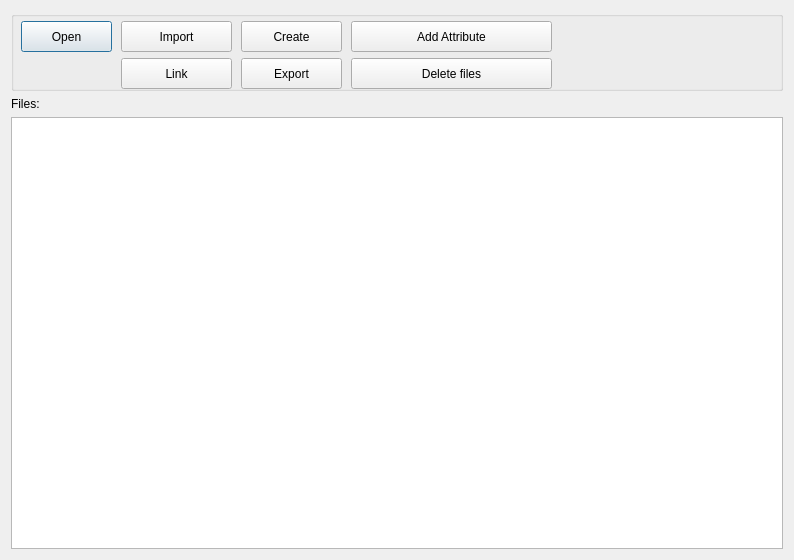
<?xml version="1.0" encoding="UTF-8"?>
<ui version="4.0">
 <class>Dialog_manage_files</class>
 <widget class="QDialog" name="Dialog_manage_files">
  <property name="geometry">
   <rect>
    <x>0</x>
    <y>0</y>
    <width>794</width>
    <height>560</height>
   </rect>
  </property>
  <property name="windowTitle">
   <string>Files</string>
  </property>
  <layout class="QGridLayout" name="gridLayout">
   <item row="3" column="0">
    <widget class="QTableWidget" name="tableWidget"/>
   </item>
   <item row="1" column="0">
    <widget class="QGroupBox" name="groupBox">
     <property name="minimumSize">
      <size>
       <width>0</width>
       <height>80</height>
      </size>
     </property>
     <property name="maximumSize">
      <size>
       <width>16777215</width>
       <height>80</height>
      </size>
     </property>
     <property name="title">
      <string/>
     </property>
     <widget class="QPushButton" name="pushButton_view">
      <property name="geometry">
       <rect>
        <x>10</x>
        <y>10</y>
        <width>91</width>
        <height>31</height>
       </rect>
      </property>
      <property name="text">
       <string>Open</string>
      </property>
     </widget>
     <widget class="QPushButton" name="pushButton_create">
      <property name="geometry">
       <rect>
        <x>230</x>
        <y>10</y>
        <width>101</width>
        <height>31</height>
       </rect>
      </property>
      <property name="toolTip">
       <string>&lt;html&gt;&lt;head/&gt;&lt;body&gt;&lt;p&gt;Create a text file&lt;/p&gt;&lt;/body&gt;&lt;/html&gt;</string>
      </property>
      <property name="text">
       <string>Create</string>
      </property>
     </widget>
     <widget class="QPushButton" name="pushButton_export">
      <property name="geometry">
       <rect>
        <x>230</x>
        <y>47</y>
        <width>101</width>
        <height>31</height>
       </rect>
      </property>
      <property name="toolTip">
       <string>&lt;html&gt;&lt;head/&gt;&lt;body&gt;&lt;p&gt;&lt;br/&gt;&lt;/p&gt;&lt;/body&gt;&lt;/html&gt;</string>
      </property>
      <property name="text">
       <string>Export</string>
      </property>
     </widget>
     <widget class="QPushButton" name="pushButton_delete">
      <property name="geometry">
       <rect>
        <x>340</x>
        <y>47</y>
        <width>201</width>
        <height>31</height>
       </rect>
      </property>
      <property name="toolTip">
       <string>&lt;html&gt;&lt;head/&gt;&lt;body&gt;&lt;p&gt;Select files to delete.&lt;/p&gt;&lt;/body&gt;&lt;/html&gt;</string>
      </property>
      <property name="text">
       <string>Delete files</string>
      </property>
     </widget>
     <widget class="QPushButton" name="pushButton_import">
      <property name="geometry">
       <rect>
        <x>110</x>
        <y>10</y>
        <width>111</width>
        <height>31</height>
       </rect>
      </property>
      <property name="toolTip">
       <string>&lt;html&gt;&lt;head/&gt;&lt;body&gt;&lt;p&gt;Import file into project folder&lt;/p&gt;&lt;/body&gt;&lt;/html&gt;</string>
      </property>
      <property name="text">
       <string>Import</string>
      </property>
     </widget>
     <widget class="QPushButton" name="pushButton_add_attribute">
      <property name="geometry">
       <rect>
        <x>340</x>
        <y>10</y>
        <width>201</width>
        <height>31</height>
       </rect>
      </property>
      <property name="text">
       <string>Add Attribute</string>
      </property>
     </widget>
     <widget class="QPushButton" name="pushButton_link">
      <property name="geometry">
       <rect>
        <x>110</x>
        <y>47</y>
        <width>111</width>
        <height>31</height>
       </rect>
      </property>
      <property name="toolTip">
       <string>&lt;html&gt;&lt;head/&gt;&lt;body&gt;&lt;p&gt;Link to a file that is outside the project folder&lt;/p&gt;&lt;/body&gt;&lt;/html&gt;</string>
      </property>
      <property name="text">
       <string>Link</string>
      </property>
     </widget>
    </widget>
   </item>
   <item row="2" column="0">
    <widget class="QLabel" name="label_fcount">
     <property name="text">
      <string>Files:</string>
     </property>
    </widget>
   </item>
  </layout>
 </widget>
 <resources/>
 <connections/>
</ui>
